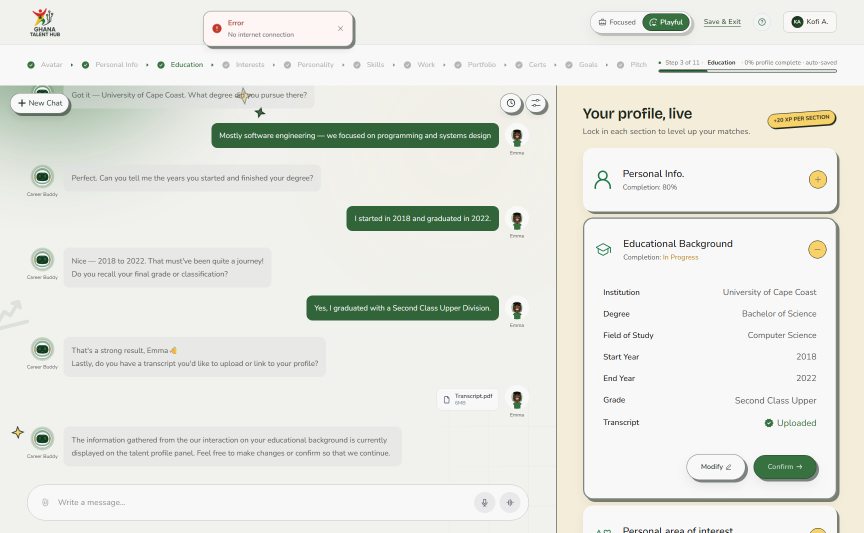
#> input picture tests/playful/tmp/dbgEdu.png, 1728 x 1065 px (shown at 1/2 size)
$ python imgdiff.py ../tmp/dbgEdu.png ../tmp/p0.png ../tmp/p0.png ../tmp/p0.png
#> lines starting #> are read from the running program, lines starting #| are printed output that depends on the picture; after the words box and inside, x2 and y2 are one past the last pixel; in counts of white or black regions, pixels touching at a corner belong together
"""Whole-image diff: Figma 2x PNG (Safari bar cropped) vs app screenshot.
usage: imgdiff.py figma.png app.png out_diff.png [maskjson]
Prints JSON: overall pct, text-masked pct, per-region pcts. Threshold: any channel delta > 24.
Compared at 1x (Figma downsampled with LANCZOS) over the 1728x1065 app viewport."""
import sys, json
from PIL import Image, ImageChops, ImageDraw

fig_p, app_p, out_p = sys.argv[1:4]
mask_p = sys.argv[4] if len(sys.argv) > 4 else None
BAR = 52
fig = Image.open(fig_p).convert('RGB')
#> fig is the input picture: PIL image 1728x1065 RGB; mean R, G, B 229.8, 231.5, 225.3
app = Image.open(app_p).convert('RGB')
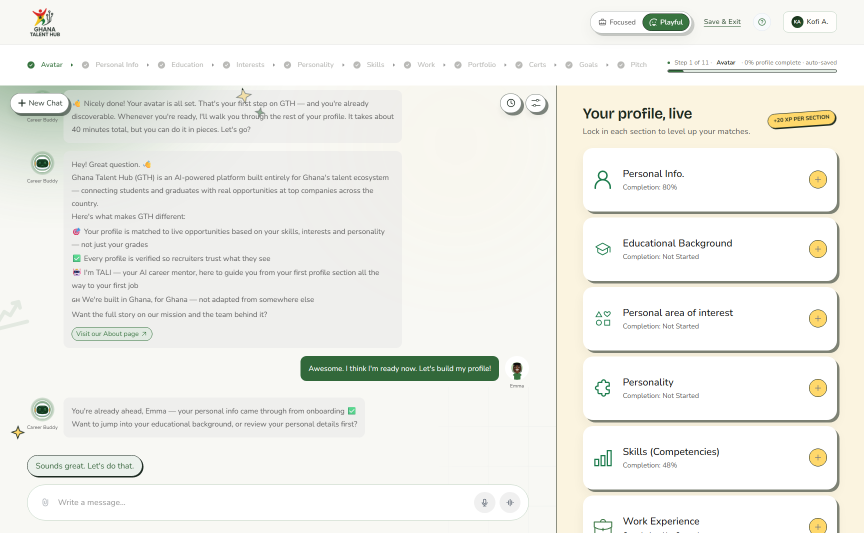
#> input picture tests/playful/tmp/p0.png, 1728 x 1065 px (shown at 1/2 size)
#> app is the input picture: PIL image 1728x1065 RGB; mean R, G, B 239.8, 240.2, 234.7
s = fig.width / 1728.0
#> s = 1
fig = fig.crop((0, int(BAR * s), fig.width, fig.height)).resize(app.size, Image.LANCZOS) if fig.size != app.size else fig
fig = fig.crop((0, 0, app.width, app.height))
diff = ImageChops.difference(fig, app)
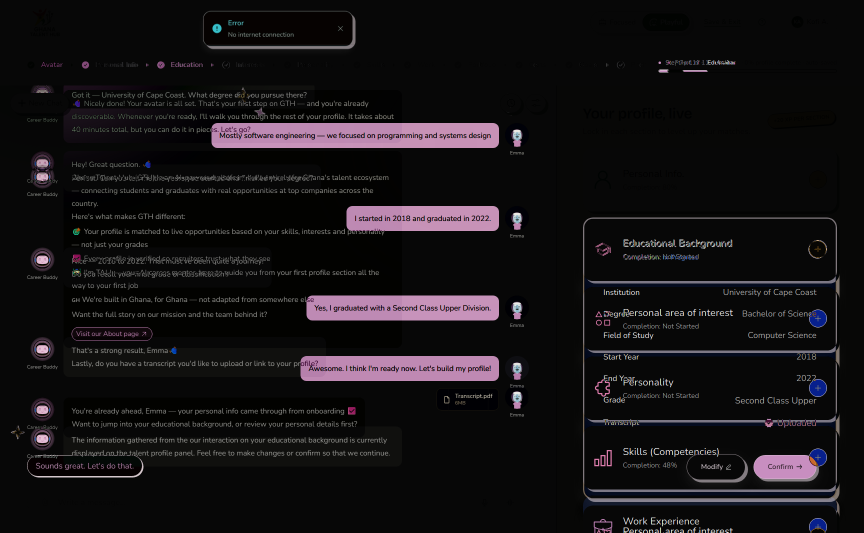
#> diff: PIL image 1728x1065 RGB (shown at 1/2 size); mean R, G, B 20.8, 18, 20.2
# per-channel > 24 -> binary
bands = [b.point(lambda v: 255 if v > 24 else 0) for b in diff.split()]
#> bands = 3 items
bin_ = ImageChops.lighter(ImageChops.lighter(bands[0], bands[1]), bands[2])
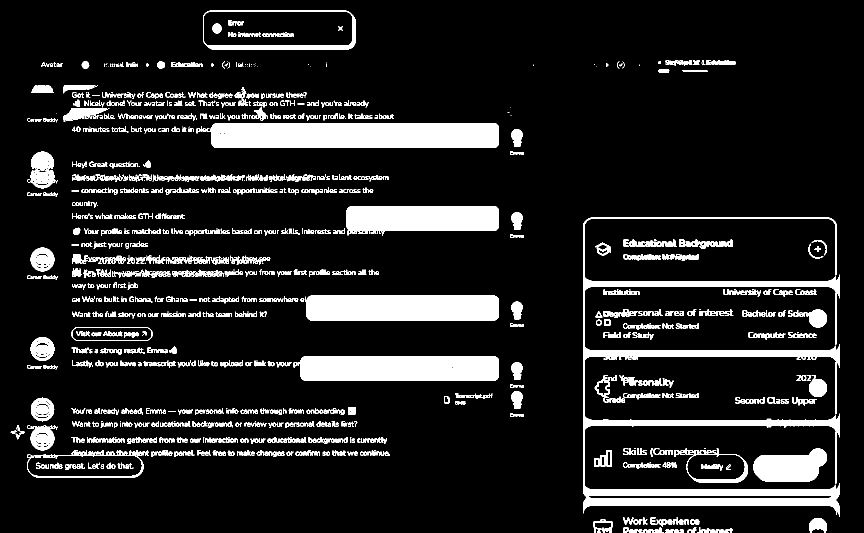
#> bin_: PIL image 1728x1065 L (shown at 1/2 size); 11.9% white; 1233 white regions (250 under 20 px), largest, box (x1, y1, x2, y2) and area: (1166, 435, 1679, 1034) 38384, (420, 246, 998, 296) 28312, (596, 712, 998, 762) 19497
mask = Image.new('L', app.size, 0)  # 255 where text glyph areas
#> mask: PIL image 1728x1065 L; every value is 0
if mask_p:
#> (the run stopped early here; a loop or call above may not have finished)
